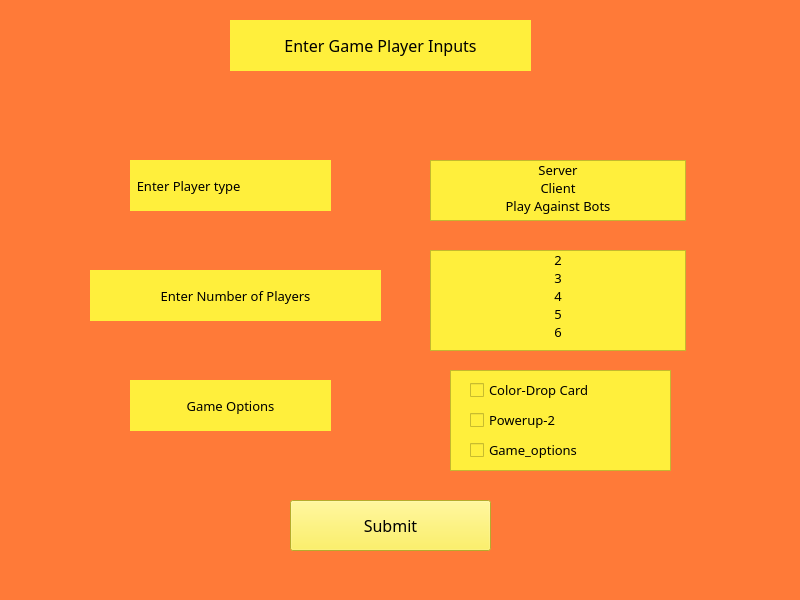
<?xml version="1.0" encoding="UTF-8"?>
<ui version="4.0">
 <class>inputs</class>
 <widget class="QMainWindow" name="inputs">
  <property name="geometry">
   <rect>
    <x>0</x>
    <y>0</y>
    <width>800</width>
    <height>600</height>
   </rect>
  </property>
  <property name="windowTitle">
   <string>MainWindow</string>
  </property>
  <property name="styleSheet">
   <string notr="true">background-color:rgb(255, 122, 56)
</string>
  </property>
  <widget class="QWidget" name="centralwidget">
   <widget class="QLabel" name="player_type_label">
    <property name="geometry">
     <rect>
      <x>130</x>
      <y>160</y>
      <width>201</width>
      <height>51</height>
     </rect>
    </property>
    <property name="font">
     <font>
      <family>OCR A Extended</family>
      <pointsize>10</pointsize>
     </font>
    </property>
    <property name="styleSheet">
     <string notr="true">background-color:rgb(255, 239, 60)</string>
    </property>
    <property name="text">
     <string>  Enter Player type</string>
    </property>
    <property name="alignment">
     <set>Qt::AlignJustify|Qt::AlignVCenter</set>
    </property>
   </widget>
   <widget class="QListWidget" name="player_type_list">
    <property name="geometry">
     <rect>
      <x>430</x>
      <y>160</y>
      <width>256</width>
      <height>61</height>
     </rect>
    </property>
    <property name="styleSheet">
     <string notr="true">background-color:rgb(255, 239, 60)</string>
    </property>
    <item>
     <property name="text">
      <string>Server</string>
     </property>
     <property name="font">
      <font>
       <family>OCR A Extended</family>
       <pointsize>10</pointsize>
      </font>
     </property>
     <property name="textAlignment">
      <set>AlignCenter</set>
     </property>
    </item>
    <item>
     <property name="text">
      <string>Client</string>
     </property>
     <property name="font">
      <font>
       <family>OCR A Extended</family>
       <pointsize>10</pointsize>
      </font>
     </property>
     <property name="textAlignment">
      <set>AlignCenter</set>
     </property>
    </item>
    <item>
     <property name="text">
      <string>Play Against Bots</string>
     </property>
     <property name="font">
      <font>
       <family>OCR A Extended</family>
       <pointsize>10</pointsize>
      </font>
     </property>
     <property name="textAlignment">
      <set>AlignCenter</set>
     </property>
    </item>
   </widget>
   <widget class="QLabel" name="num_players_label">
    <property name="geometry">
     <rect>
      <x>90</x>
      <y>270</y>
      <width>291</width>
      <height>51</height>
     </rect>
    </property>
    <property name="font">
     <font>
      <family>OCR A Extended</family>
      <pointsize>10</pointsize>
     </font>
    </property>
    <property name="styleSheet">
     <string notr="true">background-color:rgb(255, 239, 60)</string>
    </property>
    <property name="text">
     <string>Enter Number of Players</string>
    </property>
    <property name="alignment">
     <set>Qt::AlignCenter</set>
    </property>
   </widget>
   <widget class="QListWidget" name="num_players_list">
    <property name="geometry">
     <rect>
      <x>430</x>
      <y>250</y>
      <width>256</width>
      <height>101</height>
     </rect>
    </property>
    <property name="styleSheet">
     <string notr="true">background-color:rgb(255, 239, 60)</string>
    </property>
    <item>
     <property name="text">
      <string>2</string>
     </property>
     <property name="font">
      <font>
       <family>OCR A Extended</family>
       <pointsize>10</pointsize>
      </font>
     </property>
     <property name="textAlignment">
      <set>AlignCenter</set>
     </property>
    </item>
    <item>
     <property name="text">
      <string>3</string>
     </property>
     <property name="font">
      <font>
       <family>OCR A Extended</family>
       <pointsize>10</pointsize>
      </font>
     </property>
     <property name="textAlignment">
      <set>AlignCenter</set>
     </property>
    </item>
    <item>
     <property name="text">
      <string>4</string>
     </property>
     <property name="font">
      <font>
       <family>OCR A Extended</family>
       <pointsize>10</pointsize>
      </font>
     </property>
     <property name="textAlignment">
      <set>AlignCenter</set>
     </property>
    </item>
    <item>
     <property name="text">
      <string>5</string>
     </property>
     <property name="font">
      <font>
       <family>OCR A Extended</family>
       <pointsize>10</pointsize>
      </font>
     </property>
     <property name="textAlignment">
      <set>AlignCenter</set>
     </property>
    </item>
    <item>
     <property name="text">
      <string>6</string>
     </property>
     <property name="font">
      <font>
       <family>OCR A Extended</family>
       <pointsize>10</pointsize>
      </font>
     </property>
     <property name="textAlignment">
      <set>AlignCenter</set>
     </property>
    </item>
   </widget>
   <widget class="QLabel" name="input_title">
    <property name="geometry">
     <rect>
      <x>230</x>
      <y>20</y>
      <width>301</width>
      <height>51</height>
     </rect>
    </property>
    <property name="font">
     <font>
      <family>OCR A Extended</family>
      <pointsize>12</pointsize>
     </font>
    </property>
    <property name="styleSheet">
     <string notr="true">background-color:rgb(255, 239, 60)</string>
    </property>
    <property name="text">
     <string>Enter Game Player Inputs</string>
    </property>
    <property name="alignment">
     <set>Qt::AlignCenter</set>
    </property>
   </widget>
   <widget class="QPushButton" name="inputs_button">
    <property name="enabled">
     <bool>true</bool>
    </property>
    <property name="geometry">
     <rect>
      <x>290</x>
      <y>500</y>
      <width>201</width>
      <height>51</height>
     </rect>
    </property>
    <property name="font">
     <font>
      <family>OCR A Extended</family>
      <pointsize>12</pointsize>
     </font>
    </property>
    <property name="styleSheet">
     <string notr="true">background-color:rgb(255, 239, 60)</string>
    </property>
    <property name="text">
     <string>Submit</string>
    </property>
   </widget>
   <widget class="QLabel" name="game_option_label">
    <property name="geometry">
     <rect>
      <x>130</x>
      <y>380</y>
      <width>201</width>
      <height>51</height>
     </rect>
    </property>
    <property name="font">
     <font>
      <family>OCR A Extended</family>
      <pointsize>10</pointsize>
     </font>
    </property>
    <property name="styleSheet">
     <string notr="true">background-color:rgb(255, 239, 60)</string>
    </property>
    <property name="text">
     <string>Game Options</string>
    </property>
    <property name="alignment">
     <set>Qt::AlignCenter</set>
    </property>
   </widget>
   <widget class="QFrame" name="check_box_frame">
    <property name="geometry">
     <rect>
      <x>450</x>
      <y>370</y>
      <width>221</width>
      <height>101</height>
     </rect>
    </property>
    <property name="styleSheet">
     <string notr="true">background-color:rgb(255, 239, 60)</string>
    </property>
    <property name="frameShape">
     <enum>QFrame::StyledPanel</enum>
    </property>
    <property name="frameShadow">
     <enum>QFrame::Raised</enum>
    </property>
    <widget class="QCheckBox" name="color_drop_card_checkbox">
     <property name="geometry">
      <rect>
       <x>20</x>
       <y>10</y>
       <width>191</width>
       <height>20</height>
      </rect>
     </property>
     <property name="font">
      <font>
       <family>OCR A Extended</family>
       <pointsize>10</pointsize>
      </font>
     </property>
     <property name="text">
      <string>Color-Drop Card</string>
     </property>
    </widget>
    <widget class="QCheckBox" name="checkBox_2">
     <property name="geometry">
      <rect>
       <x>20</x>
       <y>40</y>
       <width>121</width>
       <height>20</height>
      </rect>
     </property>
     <property name="font">
      <font>
       <family>OCR A Extended</family>
       <pointsize>10</pointsize>
      </font>
     </property>
     <property name="text">
      <string>Powerup-2</string>
     </property>
    </widget>
    <widget class="QCheckBox" name="checkBox_3">
     <property name="geometry">
      <rect>
       <x>20</x>
       <y>70</y>
       <width>151</width>
       <height>20</height>
      </rect>
     </property>
     <property name="font">
      <font>
       <family>OCR A Extended</family>
       <pointsize>10</pointsize>
      </font>
     </property>
     <property name="text">
      <string>Game_options</string>
     </property>
    </widget>
   </widget>
  </widget>
  <widget class="QMenuBar" name="menubar">
   <property name="geometry">
    <rect>
     <x>0</x>
     <y>0</y>
     <width>800</width>
     <height>25</height>
    </rect>
   </property>
  </widget>
  <widget class="QStatusBar" name="statusbar"/>
 </widget>
 <resources/>
 <connections/>
</ui>
